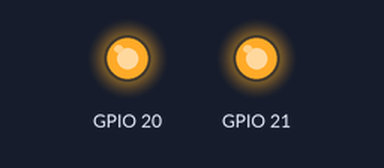
Recording of a program running on a simulated Raspberry Pi (BCM pin numbers). Shown: output pins drawn as LEDs (lit = HIGH). At 3.0 s the program stops and its outputs stay as they are.

Above: at 0.1 s.
At 2.1 s:
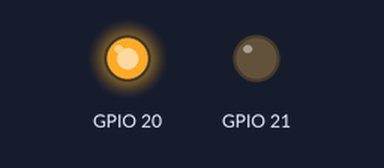
At 3.1 s:
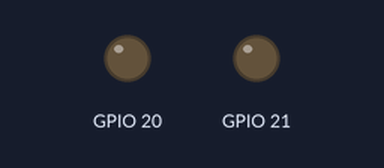
Timing chart, 0 to 4.5 s (numbered marks = the images above):
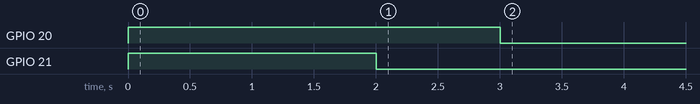

Measured:
- by itself, GPIO 20: LOW → HIGH at 0.00 s, → LOW 3.0 s later
- by itself, GPIO 21: LOW → HIGH at 0.00 s, → LOW 2.0 s later

The program:

solenoid.py
```python
from time import sleep
import RPi.GPIO as GPIO

GPIO.setmode(GPIO.BCM)
GPIO.setup(20, GPIO.OUT)
GPIO.setup(21, GPIO.OUT)

GPIO.output(20, GPIO.HIGH)
GPIO.output(21, GPIO.HIGH)
sleep(2)
GPIO.output(21, GPIO.LOW)
sleep(1)
GPIO.output(20, GPIO.LOW)
GPIO.cleanup()
```
